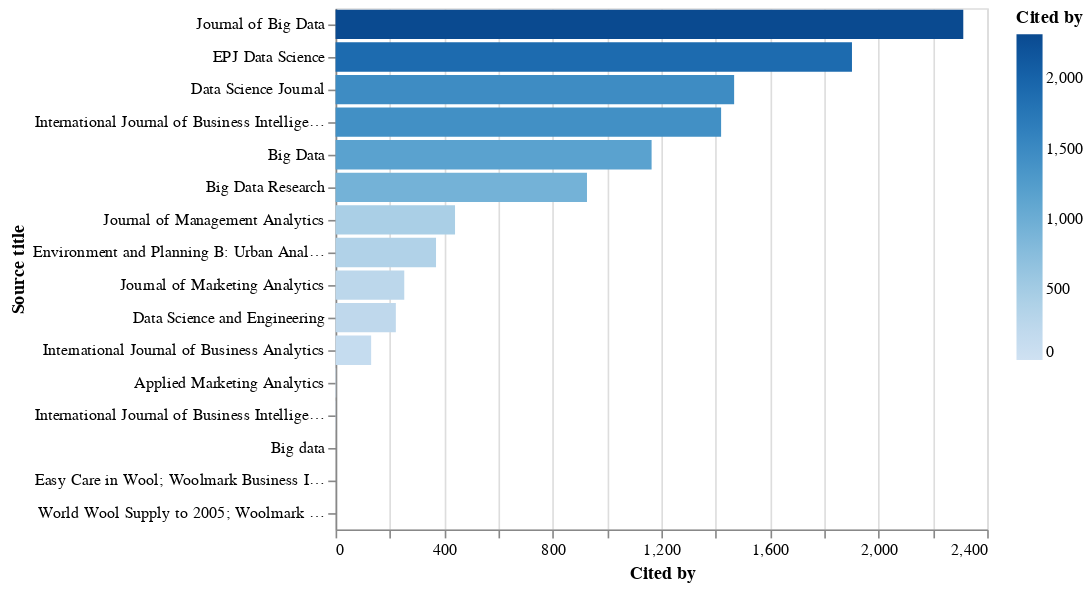

The code cell stored with this chart in its notebook:
### Code cell
#
# Gráfico usando Altair
#
import altair as alt

df["Source title"] = [p for p in df.index]
alt.Chart(df).mark_bar().encode(
    y=alt.Y("Source title:N", sort=alt.EncodingSortField(field="Cited by:Q")),
    x="Cited by:Q",
    color="Cited by:Q",
)

### Figure 1 — Vega-Lite specification as saved in the notebook (floating-point values rounded to 4 significant figures)
{"config": {"view": {"continuousWidth": 400, "continuousHeight": 300}}, "data": {"name": "data-9d86798443f709c0e8311b054289d3da"}, "mark": "bar", "encoding": {"color": {"type": "quantitative", "field": "Cited by"}, "x": {"type": "quantitative", "field": "Cited by"}, "y": {"type": "nominal", "field": "Source title", "sort": {"field": "Cited by:Q"}}}, "$schema": "https://vega.github.io/schema/vega-lite/v4.8.1.json", "datasets": {"data-9d86798443f709c0e8311b054289d3da": [{"Cited by": 2312.0, "Source title": "Journal of Big Data"}, {"Cited by": 1902.0, "Source title": "EPJ Data Science"}, {"Cited by": 1468.0, "Source title": "Data Science Journal"}, {"Cited by": 1420.0, "Source title": "International Journal of Business Intelligence and Data Mining"}, {"Cited by": 1164.0, "Source title": "Big Data"}, {"Cited by": 926.0, "Source title": "Big Data Research"}, {"Cited by": 440.0, "Source title": "Journal of Management Analytics"}, {"Cited by": 370.0, "Source title": "Environment and Planning B: Urban Analytics and City Science"}, {"Cited by": 253.0, "Source title": "Journal of Marketing Analytics"}, {"Cited by": 222.0, "Source title": "Data Science and Engineering"}, {"Cited by": 131.0, "Source title": "International Journal of Business Analytics"}, {"Cited by": 2.0, "Source title": "Applied Marketing Analytics"}, {"Cited by": 1.0, "Source title": "International Journal of Business Intelligence Research"}, {"Cited by": 0.0, "Source title": "Big data"}, {"Cited by": 0.0, "Source title": "Easy Care in Wool; Woolmark Business Intelligence July 1999"}, {"Cited by": 0.0, "Source title": "World Wool Supply to 2005; Woolmark Business Intelligence July1999"}]}}
